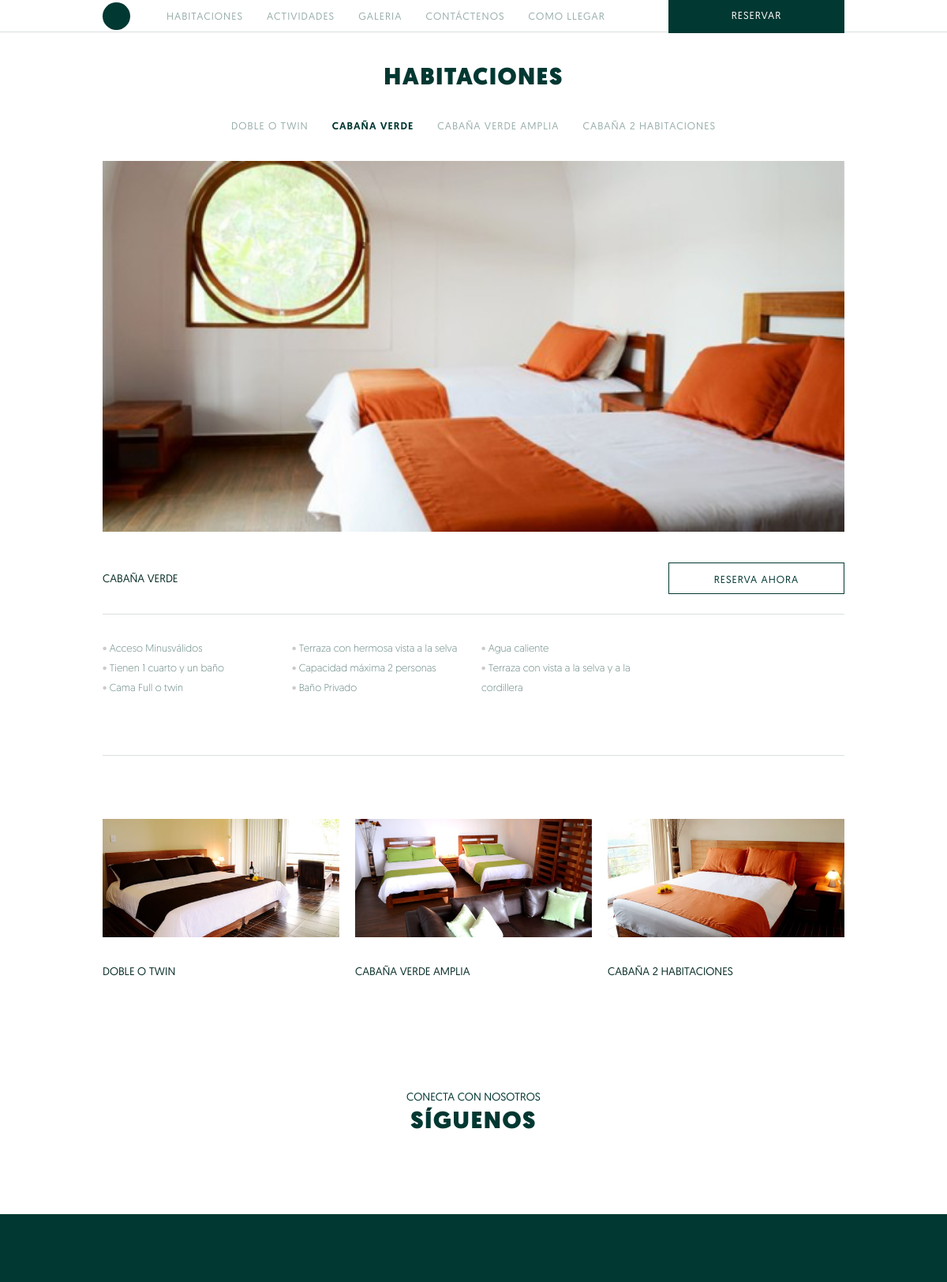
Page /rooms/index/2 on the committed database.
### tables this page shows
CREATE TABLE IF NOT EXISTS `rooms` (
  `id` int(100) NOT NULL AUTO_INCREMENT,
  `name` varchar(5000) NOT NULL,
  `img` varchar(5000) NOT NULL,
  `features` varchar(5000) NOT NULL,
  PRIMARY KEY (`id`)
);

### application/controllers/rooms.php (called while the page is built)
<?php if ( ! defined('BASEPATH')) exit('No direct script access allowed');
class Rooms extends CI_Controller {
	public function index()
	{
		$this->load->model('rooms_model');
		$data['rooms'] = $this->rooms_model->getRooms();
		$data['cRoom'] = ($this->uri->segment(3) != "") ? $this->uri->segment(3) : 1;
		$this->load->view('rooms', $data);
	}
}

### index.php (called while the page is built, shortened)
<?php
require_once BASEPATH.'core/CodeIgniter.php';

### application/models/rooms_model.php (called while the page is built, shortened)
<?php
class Rooms_model extends CI_Model {
	function getRooms(){
		$this->db->order_by('id', 'ASC');
		return  $this->db->get('rooms')->result();
	}
}
?>

### application/helpers/utility_helper.php (called while the page is built, shortened)
<?php
function asset_url(){
	return base_url().'assets/';
}
function json_decode_special_chars($string){
	return json_decode(utf8_decode($string));
}
?>

### application/views/rooms.php (the view)
<?php
include("inc/header.php");
?>
</head>
<body>
<?php
include("inc/menu-scroll.php");
?>
<div class="content">
	<h1>HABITACIONES</h1>
	<p class="element-menu">
	<?php
	foreach ($rooms as $room) {
	?>
		<a href="/rooms/index/<?php echo $room->id ?>" title="<?php echo $room->name ?>" <?php echo $cRoom == $room->id ? "class=\"current\"" : "" ?>><?php echo $room->name ?></a>
	<?php
	}
	?>
	</p>
	<?php
	foreach ($rooms as $room) {
		if ($cRoom == $room->id) {
	?>
	<img src="<?php echo asset_url(); ?>img/rooms/<?php echo $room->img ?>" alt="<?php echo $room->name ?>" style="width: 940px; margin-bottom: 35px;" />
	<p class="description-header clear-fix">
		<span class="left"><?php echo $room->name ?></span>
		<a href="#" class="button right">RESERVA AHORA</a>
	</p>
	<ul class="description-list">
				<?php
				$features = json_decode_special_chars($room->features);
				foreach ($features as $feature) {
				?>
		<li><?php echo $feature ?></li>
				<?php
				}
				?>
	</ul>
	<div class="description-image-row clear-fix">
		<?php
		foreach ($rooms as $room) {
			if ($cRoom != $room->id) {
		?>
			<a href="/rooms/index/<?php echo $room->id ?>"><img src="<?php echo asset_url(); ?>img/rooms/<?php echo $room->img ?>" alt="<?php echo $room->name ?>" /><?php echo $room->name ?></a>
		<?php
			}
		}
		?>
	</div>
	<?php
		}
	}
	?>
</div>
<?php
include("inc/home-footer.php");
?>

### rows in the picture
rooms: name "DOBLE O TWIN", img (picture)
rooms: name "CABAÑA VERDE", img (picture), features "Acceso Minusválidos", features "Tienen 1 cuarto y un baño", features "Cama Full o twin", features "Terraza con hermosa vista a la selva", features "Capacidad máxima 2 personas", features "Baño Privado", features "Agua caliente", features "Terraza con vista a la selva y a la cordillera"
rooms: name "CABAÑA VERDE AMPLIA", img (picture)
rooms: name "CABAÑA 2 HABITACIONES", img (picture)
